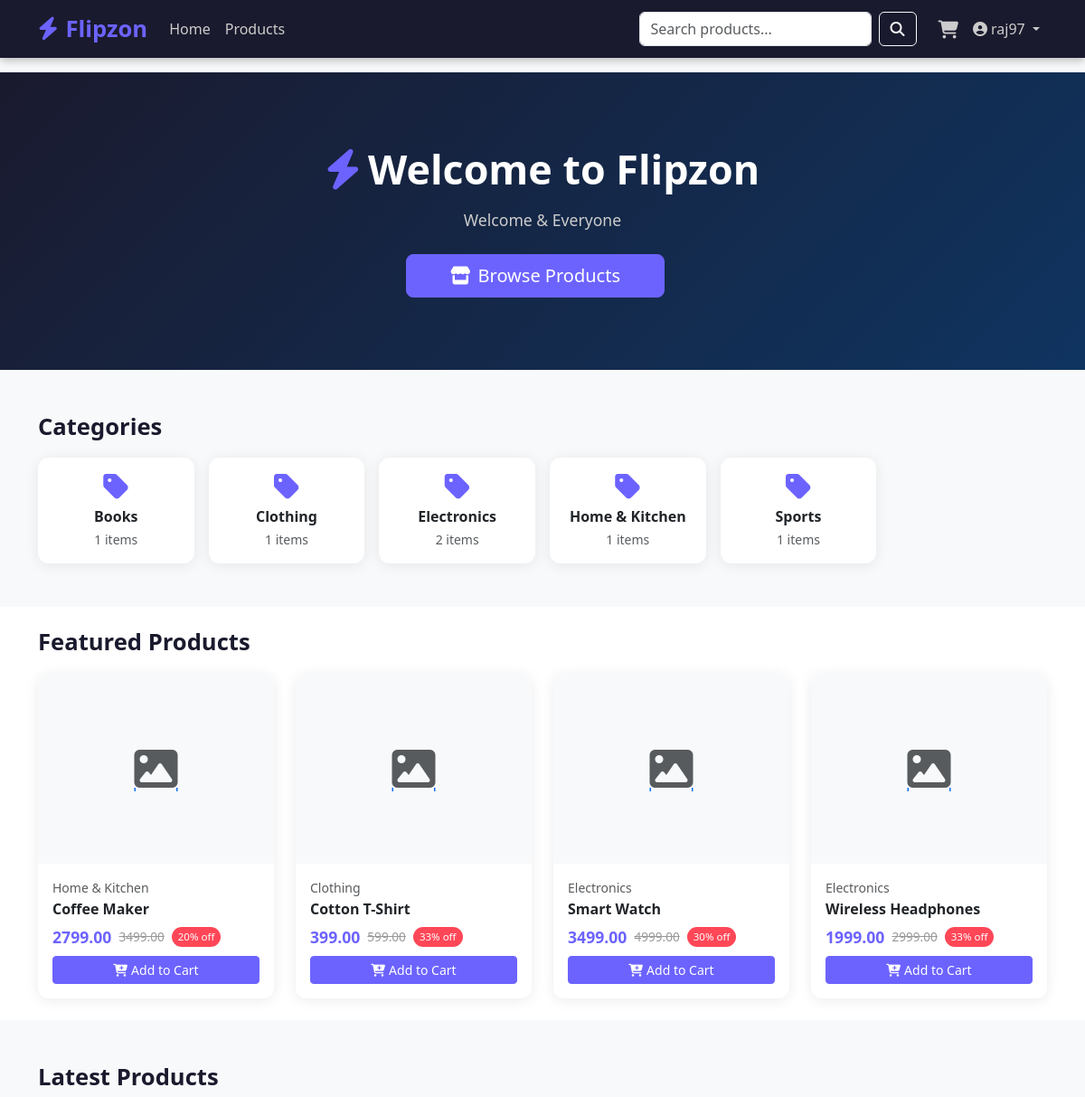
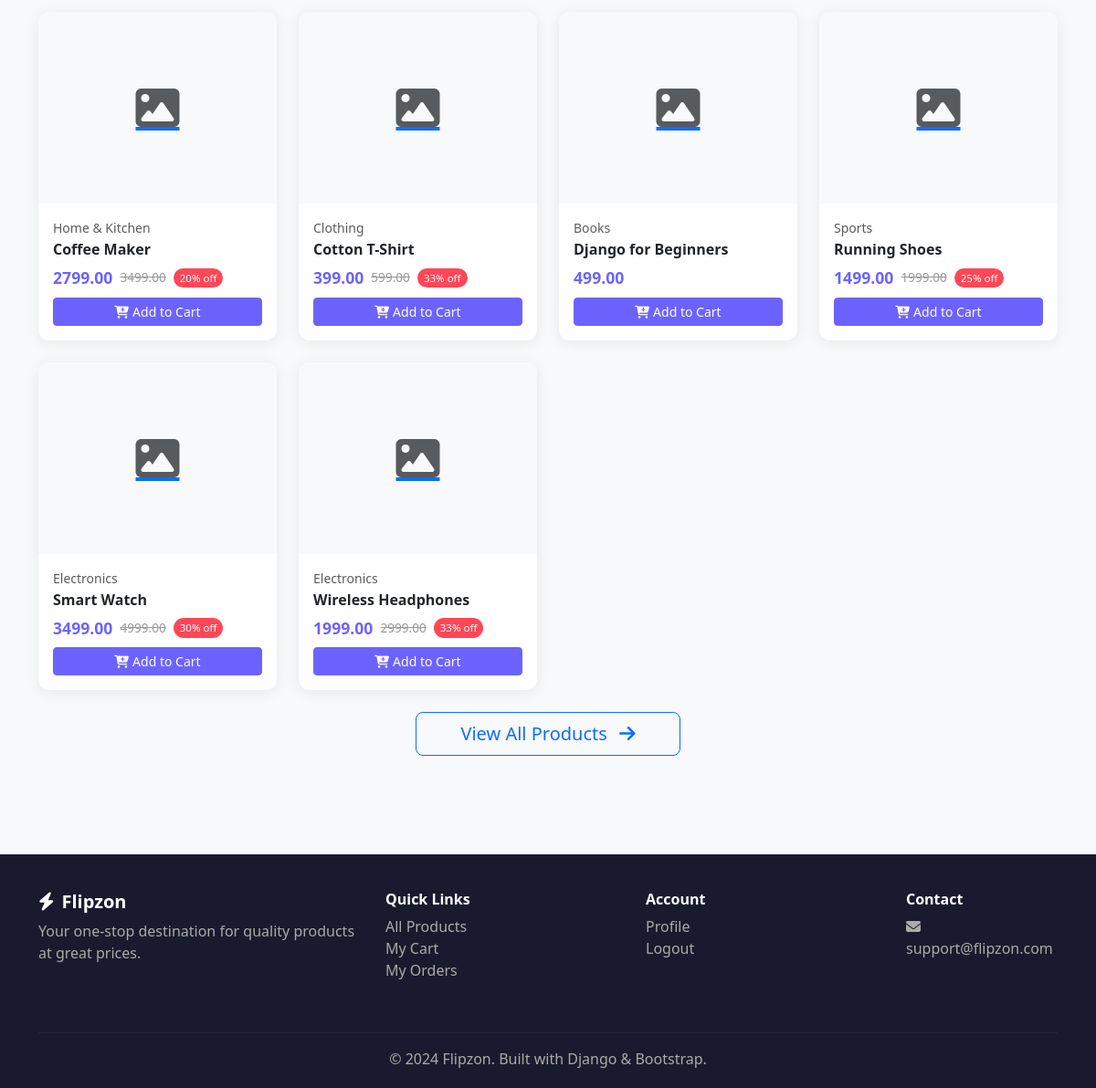
The app's page / (signed in) with its own data (2 pictures, top to bottom).
### store/models.py (models this page shows, shortened)
class Category(models.Model):
    name = models.CharField(max_length=200)
    slug = models.SlugField(unique=True, blank=True)
    description = models.TextField(blank=True)
    class Meta:
        verbose_name_plural = 'Categories'
        ordering = ['name']

class Product(models.Model):
    category = models.ForeignKey(Category, on_delete=models.CASCADE, related_name='products')
    name = models.CharField(max_length=200)
    slug = models.SlugField(unique=True, blank=True)
    description = models.TextField()
    price = models.DecimalField(max_digits=10, decimal_places=2)
    discount_price = models.DecimalField(max_digits=10, decimal_places=2, blank=True, null=True)
    image = models.ImageField(upload_to='products/', blank=True, null=True)
    stock = models.PositiveIntegerField(default=0)
    available = models.BooleanField(default=True)
    featured = models.BooleanField(default=False)
    created_at = models.DateTimeField(auto_now_add=True)
    class Meta:
        ordering = ['-created_at']
    @property
    def final_price(self):
        return self.discount_price if self.discount_price else self.price
    @property
    def discount_percent(self):
        if self.discount_price:
            return int(((self.price - self.discount_price) / self.price) * 100)
        return 0
    @property
    def in_stock(self):
        return self.stock > 0

### store/views.py (the view)
# urls.py: 2. Add a URL to urlpatterns:  path('', views.home, name='home')
def home(request):
    featured = Product.objects.filter(available=True, featured=True)[:8]
    latest = Product.objects.filter(available=True)[:8]
    categories = Category.objects.all()
    return render(request, 'store/home.html', {
        'featured': featured,
        'latest': latest,
        'categories': categories,
    })

### templates/store/home.html (shortened to what this page needs)
{% extends 'base.html' %}
{% block content %}
<section style="background:linear-gradient(135deg,#1a1a2e,#0f3460);color:#fff;padding:80px 0;" class="text-center">
    <div class="container">
        <h1 class="fw-bold mb-3" style="font-size:2.8rem;">
            <i class="fas fa-bolt me-2" style="color:#6c63ff;"></i>Welcome to Flipzon
        </h1>
        <p class="mb-4" style="color:#ccc;font-size:1.1rem;">
            Welcome &amp; Everyone
        </p>
        <a href="{% url 'store:product_list' %}" class="btn btn-primary btn-lg px-5 me-3">
            <i class="fas fa-store me-2"></i>Browse Products
        </a>
    </div>
</section>
{% if categories %}
<section class="py-5">
    <div class="container">
        <h2 class="section-title">Categories</h2>
        <div class="row g-3">
            {% for cat in categories %}
            <div class="col-6 col-md-3 col-lg-2">
                <a href="{% url 'store:product_list' %}?category={{ cat.slug }}" class="text-decoration-none">
                    <div class="card text-center p-3">
                        <i class="fas fa-tag fa-2x mb-2" style="color:#6c63ff;"></i>
                        <h6 class="fw-bold mb-1">{{ cat.name }}</h6>
                        <small class="text-muted">{{ cat.products.count }} items</small>
                    </div>
                </a>
            </div>
            {% endfor %}
        </div>
    </div>
</section>
{% endif %}
{% if featured %}
<section class="py-4 bg-white">
    <div class="container">
        <h2 class="section-title">Featured Products</h2>
        <div class="row g-4">
            {% for p in featured %}
            <div class="col-6 col-md-3">
                <div class="card h-100">
                    <a href="{% url 'store:product_detail' p.slug %}">
                        {% if p.image %}
                        <img src="{{ p.image.url }}" class="product-img w-100" alt="{{ p.name }}">
                        {% else %}
                        <div class="product-img w-100 bg-light d-flex align-items-center justify-content-center">
                            <i class="fas fa-image fa-3x text-muted"></i>
                        </div>
                        {% endif %}
                    </a>
                    <div class="card-body d-flex flex-column">
                        <small class="text-muted">{{ p.category.name }}</small>
                        <h6 class="fw-bold mt-1">
                            <a href="{% url 'store:product_detail' p.slug %}" class="text-dark text-decoration-none">
                                {{ p.name }}
                            </a>
                        </h6>
                        <div class="d-flex align-items-center gap-2 mb-2">
                            <span class="price">{{ p.final_price }}</span>
                            {% if p.discount_price %}
                            <span class="old-price">{{ p.price }}</span>
                            <span class="discount-badge">{{ p.discount_percent }}% off</span>
                            {% endif %}
                        </div>
                        <div class="mt-auto">
                            {% if p.in_stock %}
                            <form action="{% url 'cart:add' p.id %}" method="post">
                                <button class="btn btn-primary btn-sm w-100">
                                    <i class="fas fa-cart-plus me-1"></i>Add to Cart
                                </button>
                            </form>
                            {% else %}
                            <button class="btn btn-secondary btn-sm w-100" disabled>
                                Out of Stock
                            </button>
                            {% endif %}
                        </div>
                    </div>
                </div>
            </div>
            {% endfor %}
        </div>
    </div>
</section>
{% endif %}
{% if latest %}
<section class="py-5">
    <div class="container">
        <h2 class="section-title">Latest Products</h2>
        <div class="row g-4">
            {% for p in latest %}
            <div class="col-6 col-md-3">
                <div class="card h-100">
                    <a href="{% url 'store:product_detail' p.slug %}">
                        {% if p.image %}
                        <img src="{{ p.image.url }}" class="product-img w-100" alt="{{ p.name }}">
                        {% else %}
                        <div class="product-img w-100 bg-light d-flex align-items-center justify-content-center">
                            <i class="fas fa-image fa-3x text-muted"></i>
                        </div>
                        {% endif %}
                    </a>
                    <div class="card-body d-flex flex-column">
                        <small class="text-muted">{{ p.category.name }}</small>
                        <h6 class="fw-bold mt-1">
                            <a href="{% url 'store:product_detail' p.slug %}" class="text-dark text-decoration-none">
                                {{ p.name }}
                            </a>
                        </h6>
                        <div class="d-flex align-items-center gap-2 mb-2">
                            <span class="price">{{ p.final_price }}</span>
                            {% if p.discount_price %}
                            <span class="old-price">{{ p.price }}</span>
                            <span class="discount-badge">{{ p.discount_percent }}% off</span>
                            {% endif %}
                        </div>
                        <div class="mt-auto">
                            {% if p.in_stock %}
                            <form action="{% url 'cart:add' p.id %}" method="post">
                                <button class="btn btn-primary btn-sm w-100">
                                    <i class="fas fa-cart-plus me-1"></i>Add to Cart
                                </button>
                            </form>
                            {% else %}
                            <button class="btn btn-secondary btn-sm w-100" disabled>
                                Out of Stock
                            </button>
                            {% endif %}
                        </div>
                    </div>
                </div>
            </div>
            {% endfor %}
        </div>
        <div class="text-center mt-4">
            <a href="{% url 'store:product_list' %}" class="btn btn-outline-primary btn-lg px-5">
                View All Products <i class="fas fa-arrow-right ms-2"></i>
            </a>
        </div>
    </div>
</section>
{% endif %}
{% endblock %}

### templates/base.html (shortened to what this page needs)
<!DOCTYPE html>
<html lang="en">
<head>
    <link href="https://cdn.jsdelivr.net/npm/bootstrap@5.3.0/dist/css/bootstrap.min.css" rel="stylesheet">
    <link href="https://cdnjs.cloudflare.com/ajax/libs/font-awesome/6.4.0/css/all.min.css" rel="stylesheet">
</head>
<body>
<nav class="navbar navbar-expand-lg navbar-dark sticky-top">
    <div class="container">
        <a class="navbar-brand" href="{% url 'store:home' %}">
            <i class="fas fa-bolt me-2"></i>Flipzon
        </a>
        <div class="collapse navbar-collapse" id="nav">
            <ul class="navbar-nav me-auto">
                <li class="nav-item">
                    <a class="nav-link" href="{% url 'store:home' %}">Home</a>
                </li>
                <li class="nav-item">
                    <a class="nav-link" href="{% url 'store:product_list' %}">Products</a>
                </li>
            </ul>
            <form class="d-flex me-3" action="{% url 'store:product_list' %}" method="get">
                <input class="form-control me-2"
                       type="search"
                       name="q"
                       placeholder="Search products..."
                       value="{{ request.GET.q }}">
                <button class="btn btn-outline-light" type="submit">
                    <i class="fas fa-search"></i>
                </button>
            </form>
            <ul class="navbar-nav">
                <li class="nav-item">
                    <a class="nav-link position-relative" href="{% url 'cart:detail' %}">
                        <i class="fas fa-shopping-cart fa-lg"></i>
                    </a>
                </li>
                {% if user.is_authenticated %}
                <li class="nav-item dropdown">
                    <a class="nav-link dropdown-toggle" href="#" data-bs-toggle="dropdown">
                        <i class="fas fa-user-circle me-1"></i>{{ user.username }}
                    </a>
                </li>
                {% endif %}
            </ul>
        </div>
    </div>
</nav>
{% block content %}{% endblock %}
<footer class="footer">
    <div class="container">
        <div class="row">
            <div class="col-md-4 mb-4">
                <h5 class="text-white fw-bold">
                    <i class="fas fa-bolt me-2"></i>Flipzon
                </h5>
                <p>Your one-stop destination for quality products at great prices.</p>
            </div>
            <div class="col-md-3 mb-4">
                <h6 class="text-white fw-bold">Quick Links</h6>
                <ul class="list-unstyled">
                    <li><a href="{% url 'store:product_list' %}">All Products</a></li>
                    <li><a href="{% url 'cart:detail' %}">My Cart</a></li>
                    {% if user.is_authenticated %}
                    <li><a href="{% url 'orders:order_list' %}">My Orders</a></li>
                    {% endif %}
                </ul>
            </div>
            <div class="col-md-3 mb-4">
                <h6 class="text-white fw-bold">Account</h6>
                <ul class="list-unstyled">
                    {% if user.is_authenticated %}
                        <li><a href="{% url 'accounts:profile' %}">Profile</a></li>
                        <li><a href="{% url 'accounts:logout' %}">Logout</a></li>
                    {% else %}
                        <li><a href="{% url 'accounts:login' %}">Login</a></li>
                        <li><a href="{% url 'accounts:register' %}">Register</a></li>
                    {% endif %}
                </ul>
            </div>
            <div class="col-md-2 mb-4">
                <h6 class="text-white fw-bold">Contact</h6>
                <p><i class="fas fa-envelope me-1"></i>support@flipzon.com</p>
            </div>
        </div>
        <hr style="border-color:#444;">
        <p class="text-center mb-0">
            &copy; 2024 Flipzon. Built with Django & Bootstrap.
        </p>
    </div>
</footer>
</body>
</html>

### templates/base.html (style rules this page uses)
:root { --primary: #6c63ff; --secondary: #f5a623; --dark: #1a1a2e; }
body { font-family: 'Segoe UI', sans-serif; background: #f8f9fa; }
.navbar { background: var(--dark) !important; box-shadow: 0 2px 10px rgba(0,0,0,0.3); }
.navbar-brand { font-size: 1.6rem; font-weight: 800; color: var(--primary) !important; }
.navbar .nav-link { color: #ccc !important; font-weight: 500; }
.btn-primary { background: var(--primary); border-color: var(--primary); }
.card { border: none; box-shadow: 0 2px 15px rgba(0,0,0,0.08); border-radius: 12px; transition: transform 0.2s, box-shadow 0.2s; }
.product-img { height: 210px; object-fit: cover; border-radius: 12px 12px 0 0; }
.price { color: var(--primary); font-weight: 700; font-size: 1.1rem; }
.old-price { text-decoration: line-through; color: #999; font-size: 0.85rem; }
.discount-badge { background: #ff4757; color: #fff; font-size: 0.72rem; padding: 2px 7px; border-radius: 20px; }
.section-title { font-size: 1.6rem; font-weight: 700; color: var(--dark); margin-bottom: 1.2rem; }
.footer { background: var(--dark); color: #aaa; padding: 40px 0 20px; margin-top: 60px; }
.footer a { color: #aaa; text-decoration: none; }

### records on screen
Category: name "Books", products.count "1"
Category: name "Clothing", products.count "1"
Category: name "Electronics", products.count "2"
Category: name "Home & Kitchen", products.count "1"
Category: name "Sports", products.count "1"
Product: category.name "Home & Kitchen", name "Coffee Maker", final_price "2799.00", price "3499.00", discount_percent "20", stock "Add to Cart"
Product: category.name "Clothing", name "Cotton T-Shirt", final_price "399.00", price "599.00", discount_percent "33", stock "Add to Cart"
Product: category.name "Electronics", name "Smart Watch", final_price "3499.00", price "4999.00", discount_percent "30", stock "Add to Cart"
Product: category.name "Electronics", name "Wireless Headphones", final_price "1999.00", price "2999.00", discount_percent "33", stock "Add to Cart"
Product: category.name "Books", name "Django for Beginners", final_price "499.00", stock "Add to Cart"
Product: category.name "Sports", name "Running Shoes", final_price "1499.00", price "1999.00", discount_percent "25", stock "Add to Cart"

### other values on screen
{{ user.username }} "raj97"
